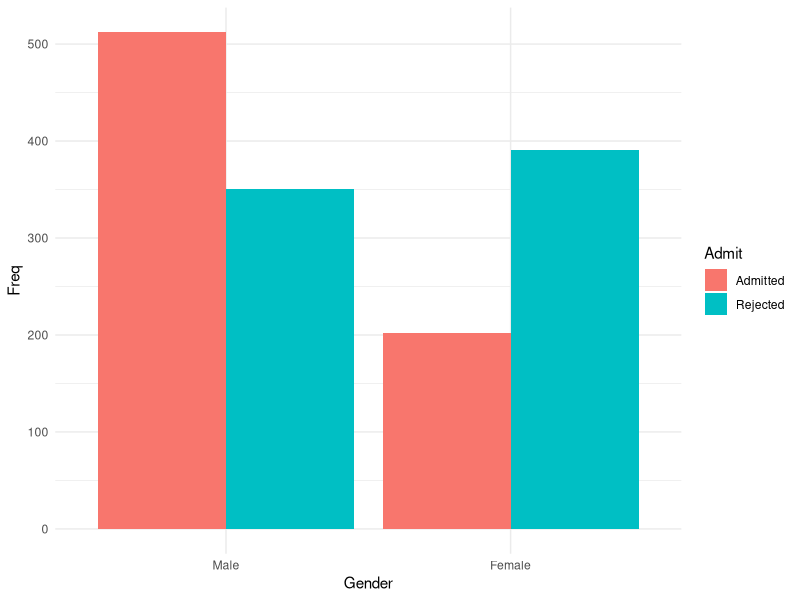
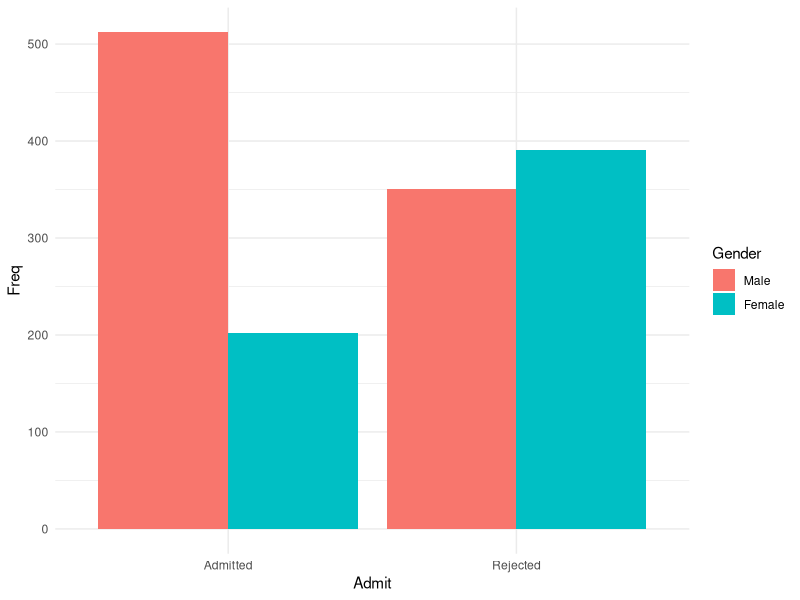

The R source for these figures, in order: (Note: this script raises an error after producing the figures.)

library(ggplot2)
library(ggthemes)
library(tidyverse)
data()
d<- as.data.frame(UCBAdmissions)# chose to use built-in R dataframes
  

# i think this data set is best represented by a group bar charts

# I first looked at Admissions by gender
groupbar <- ggplot(d) +
  geom_bar(aes(x = Gender, y = Freq, fill = Admit), stat = "identity", position = "dodge") +
  theme_minimal() 
print(groupbar)

# this time i grouped the bars accoding to admissions
groupbar2 <- ggplot(d) +
  geom_bar(aes(x = Admit, y = Freq, fill = Gender), stat = "identity", position = "dodge") +
  theme_minimal() 
print(groupbar2)

# I then decided to just look at rejection rates by gender

d1<-filter(d, Admit=="Rejected")
groupbar3 <- ggplot(d1) +
  geom_bar(aes(x = Dept, y = Freq, fill = Gender), stat = "identity", position = "dodge", scale_fill_hue(c=40)) +
  theme_minimal() # controlling the hue
print(groupbar3)

# I also looked at admission rates within departments by gender

d2<-filter(d, Admit=="Admitted")
groupbar4 <- ggplot(d2) +
  geom_bar(aes(x = Dept, y = Freq, fill = Gender), stat = "identity", position = "dodge") +
  theme_minimal() 
print(groupbar4)

#orienting the chart horizontally
groupbar5 <- ggplot(d2) +
  geom_bar(aes(x = Dept, y = Freq, fill = Gender), stat = "identity", position = "dodge") +
  theme_minimal() + coord_flip()
print(groupbar5)

#Using Color brewer
groupbar6 <- ggplot(d2) +
  geom_bar(aes(x = Dept, y = Freq, fill = Gender), stat = "identity", position = "dodge") + scale_fill_brewer(palette = "Set1") + theme_minimal()
print(groupbar6)


#Using Grey scale
groupbar7 <- ggplot(d2) +
  geom_bar(aes(x = Dept, y = Freq, fill = Gender), stat = "identity", position = "dodge") + scale_fill_grey(start = 0.25, end = 0.75) + theme_minimal()
print(groupbar7)


#Selecting my own colors
groupbar8 <- ggplot(d2) +
  geom_bar(aes(x = Dept, y = Freq, fill = Gender), stat = "identity", position = "dodge") + scale_fill_manual(values = c("green", "blue") ) +
 theme_minimal()
print(groupbar8)

# Add a chart Title
groupbar6 <- ggplot(d2) +
  geom_bar(aes(x = Dept, y = Freq, fill = Gender), stat = "identity", position = "dodge") + scale_fill_brewer(palette = "Set1") + ggtitle("Gender Disparities in Departmental Admissions at UCB") + theme_minimal()
print(groupbar6)

# Presenting two small charts side by side
groupbar9 <- ggplot(d) +
  geom_bar(aes(x = Dept, y = Freq, fill = Gender), stat = "identity", position = "dodge") + ggtitle("Gender Disparities in Departmental Admissions at UCB") + facet_wrap(~Admit) + theme_minimal() 
print(groupbar9)

#Removing Grid lines
groupbar10 <- ggplot(d) +
  geom_bar(aes(x = Dept, y = Freq, fill = Gender), stat = "identity", position = "dodge") + ggtitle("Gender Disparities in Departmental Admissions at UCB") + facet_wrap(~Admit) + theme_minimal() + theme(
    panel.grid.major = element_blank(),
    panel.grid.minor = element_blank())
print(groupbar10)
